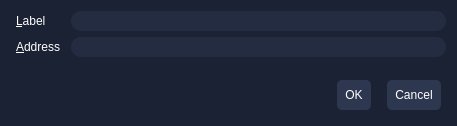
<?xml version="1.0" encoding="UTF-8"?>
<ui version="4.0">
 <class>EditAddressDialog</class>
 <widget class="QDialog" name="EditAddressDialog">
  <property name="geometry">
   <rect>
    <x>0</x>
    <y>0</y>
    <width>457</width>
    <height>126</height>
   </rect>
  </property>
  <property name="windowTitle">
   <string>Edit Address</string>
  </property>
  <property name="styleSheet">
   <string notr="true">background:#1b2234;
padding:2px;
border-top-right-radius: 10px;
border-bottom-right-radius: 10px;
border-right:1px;
border-color:white;
color:#fff;</string>
  </property>
  <layout class="QVBoxLayout" name="verticalLayout">
   <item>
    <layout class="QFormLayout" name="formLayout">
     <property name="fieldGrowthPolicy">
      <enum>QFormLayout::AllNonFixedFieldsGrow</enum>
     </property>
     <item row="0" column="0">
      <widget class="QLabel" name="label">
       <property name="text">
        <string>&amp;Label</string>
       </property>
       <property name="buddy">
        <cstring>labelEdit</cstring>
       </property>
      </widget>
     </item>
     <item row="0" column="1">
      <widget class="QLineEdit" name="labelEdit">
       <property name="toolTip">
        <string>The label associated with this address list entry</string>
       </property>
       <property name="styleSheet">
        <string notr="true">background:#242c41;
padding:2px;
border-radius:10px;</string>
       </property>
      </widget>
     </item>
     <item row="1" column="0">
      <widget class="QLabel" name="label_2">
       <property name="text">
        <string>&amp;Address</string>
       </property>
       <property name="buddy">
        <cstring>addressEdit</cstring>
       </property>
      </widget>
     </item>
     <item row="1" column="1">
      <widget class="QValidatedLineEdit" name="addressEdit">
       <property name="toolTip">
        <string>The address associated with this address list entry. This can only be modified for sending addresses.</string>
       </property>
       <property name="styleSheet">
        <string notr="true">background:#242c41;
padding:2px;
border-radius:10px;</string>
       </property>
      </widget>
     </item>
    </layout>
   </item>
   <item>
    <widget class="QDialogButtonBox" name="buttonBox">
     <property name="styleSheet">
      <string notr="true">QPushButton::pressed{
  background-color: #232c41;
  box-shadow: 0px 0px 0px 1px rgba(0, 0, 0, 0.1) inset,
  0px 1px 4px 0px rgba(0, 0, 0, 0.1) inset !important;
}
QPushButton{
background:#2d374f;
padding:8px;
border-radius:5px;
color:#fff;
margin:5px
}</string>
     </property>
     <property name="orientation">
      <enum>Qt::Horizontal</enum>
     </property>
     <property name="standardButtons">
      <set>QDialogButtonBox::Cancel|QDialogButtonBox::Ok</set>
     </property>
    </widget>
   </item>
  </layout>
 </widget>
 <customwidgets>
  <customwidget>
   <class>QValidatedLineEdit</class>
   <extends>QLineEdit</extends>
   <header>qvalidatedlineedit.h</header>
  </customwidget>
 </customwidgets>
 <resources/>
 <connections>
  <connection>
   <sender>buttonBox</sender>
   <signal>accepted()</signal>
   <receiver>EditAddressDialog</receiver>
   <slot>accept()</slot>
   <hints>
    <hint type="sourcelabel">
     <x>20</x>
     <y>20</y>
    </hint>
    <hint type="destinationlabel">
     <x>20</x>
     <y>20</y>
    </hint>
   </hints>
  </connection>
  <connection>
   <sender>buttonBox</sender>
   <signal>rejected()</signal>
   <receiver>EditAddressDialog</receiver>
   <slot>reject()</slot>
   <hints>
    <hint type="sourcelabel">
     <x>20</x>
     <y>20</y>
    </hint>
    <hint type="destinationlabel">
     <x>20</x>
     <y>20</y>
    </hint>
   </hints>
  </connection>
 </connections>
</ui>
